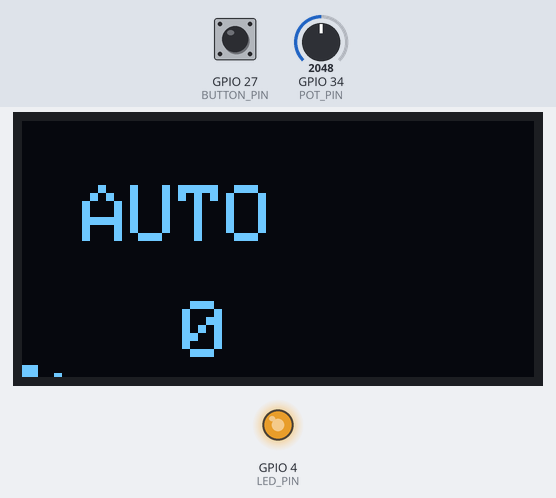
The program below on a simulated ESP32. Shown: 128×64 one-colour display, output pins drawn as LEDs (lit = HIGH). The test bench sets the inputs (shaded band); at power-on: GPIO 27 (BUTTON_PIN) HIGH, GPIO 34 (POT_PIN) = 2048. What the program prints to the serial monitor is not drawn.

Above: at 1.2 s.
1.3 s: GPIO 27 (BUTTON_PIN) pulled LOW for 0.15 s
At 1.7 s:
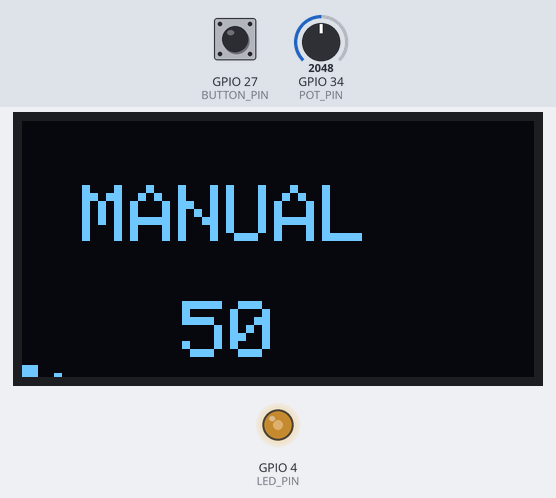
2.9 s: GPIO 27 (BUTTON_PIN) pulled LOW for 1 s
At 3.37 s:
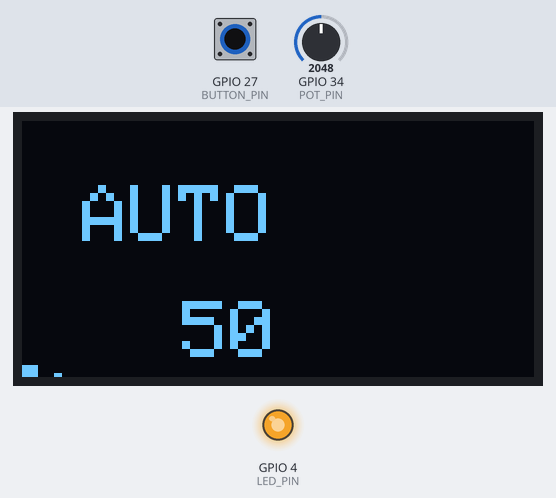
4.5 s: GPIO 27 (BUTTON_PIN) pulled LOW for 3.2 s
At 5.3 s:
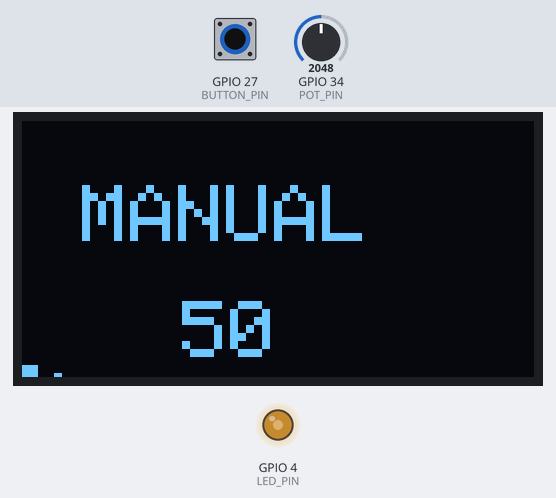
9.2 s: GPIO 34 (POT_PIN) set to 2866
At 10.3 s:
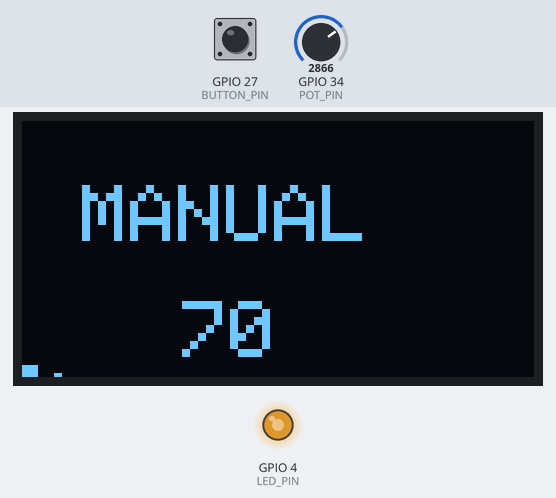
10.7 s: GPIO 34 (POT_PIN) set to 3603
At 11.7 s:
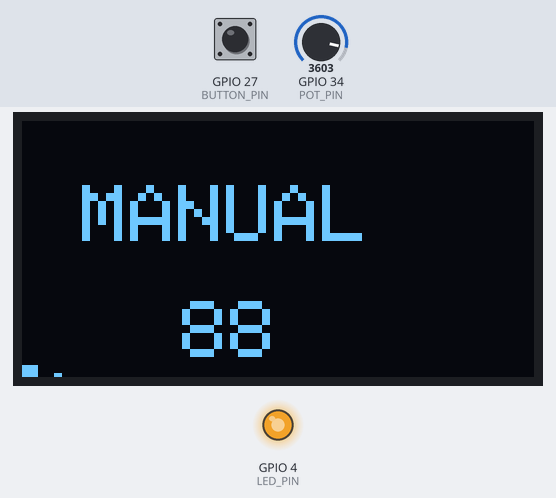
12.3 s: GPIO 34 (POT_PIN) set to 491
At 12.9 s:
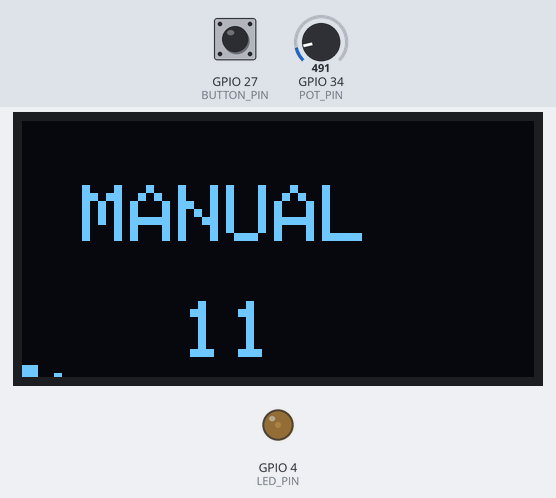
Timing chart, 0 to 14.9 s (numbered marks = the images above; inputs shaded):
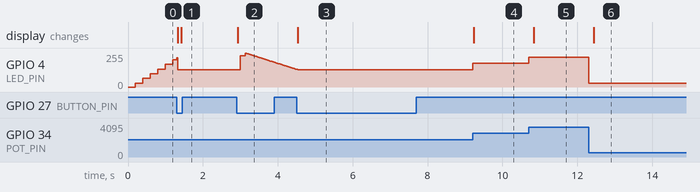

The program:

main.cpp
```cpp
#include <Arduino.h>
#include <Wire.h>
#include <Adafruit_GFX.h>
#include <Adafruit_SSD1306.h>

#define SCREEN_WIDTH 128
#define SCREEN_HEIGHT 64
Adafruit_SSD1306 display(SCREEN_WIDTH, SCREEN_HEIGHT, &Wire, -1);

const int LED_PIN = 4; // d4 led
const int BUTTON_PIN = 27; //d27 button
const int POT_PIN = 34; //potentiometer
int brightness = 0;
int step = 1;// +1 fading in, -1 fading out
unsigned long lastUpdate=0;

unsigned long lastButtonPrint = 0; //button state

bool isBreathing = true;
int lastButtonState = HIGH;
unsigned long lastDebounceTime = 0;
unsigned long lastPotPrint = 0;

int raw_potentiometer = 0;
int converted_brightness = 0;

void updateDisplay(bool active){
  display.clearDisplay();
  display.setTextSize(2);
  display.setTextColor(SSD1306_WHITE);
  display.setCursor(15, 16);
  display.println(active ? "AUTO" : "MANUAL");
  display.setCursor(40, 45);
  display.println((converted_brightness*100)/255);
  display.println("%");
  display.display();
}

void setup() {
  Serial.begin(115200);
  pinMode(LED_PIN, OUTPUT);
  pinMode(BUTTON_PIN, INPUT_PULLUP);

  if(!display.begin(SSD1306_SWITCHCAPVCC, 0x3C)){
    Serial.println("SSD1306 allocation fail, Check SDA(21)/SCL(22)");
    for(;;);
  }
  updateDisplay(isBreathing);
}

void loop() {
  unsigned long now = millis();
  unsigned long interval = (step>0) ? 5 : 10; //5ms interval bright, 10ms dim
  if(now - lastPotPrint >= 200){
    lastPotPrint = now;
    Serial.println(analogRead(POT_PIN));
    updateDisplay(isBreathing);
  }
  if(digitalRead(BUTTON_PIN) == LOW && (now - lastButtonPrint >= 200)){
    lastButtonPrint = now;
    Serial.println("Button PRESSED");
  }
  int reading = digitalRead(BUTTON_PIN);
  if(reading == LOW && lastButtonState == HIGH && (now - lastDebounceTime >= 50)){
    lastDebounceTime = now;
    isBreathing = !isBreathing;
    Serial.println(isBreathing ? "Auto" : "Manual");
    updateDisplay(isBreathing);
  }
  lastButtonState = reading;

  if(isBreathing && (now - lastUpdate >= interval)){
    lastUpdate = now;
    brightness += step;
    analogWrite(LED_PIN, brightness);

    if(brightness >= 255){
      step = -1;
    }else if(brightness <= 0){
      step = 1;
    }
  }
  if(!isBreathing && (now - lastUpdate >= interval)){
    raw_potentiometer = analogRead(POT_PIN);
    converted_brightness = raw_potentiometer / 16;
    lastUpdate = now;
    analogWrite(LED_PIN, converted_brightness);
  }
}
```

Measured:
- after the input at 1.3 s, the display: first changes at once (image 1 shows a later state)
- after the input at 2.9 s, GPIO 4 (LED_PIN): rises from 128/255 to 255/255 in 0.12 s, then falls to 132/255 in 1.4 s; the display: changes at once (image 2)
- after the input at 4.5 s, the display: changes at once (image 3)
- after the input at 9.2 s, GPIO 4 (LED_PIN): 128/255 → 179/255 at once; the display: changes at once (image 4)
- after the input at 10.7 s, GPIO 4 (LED_PIN): 179/255 → 225/255 at once; the display: changes after 0.14 s (image 5)
- after the input at 12.3 s, GPIO 4 (LED_PIN): 225/255 → 30/255 at once; the display: changes after 0.14 s (image 6)
